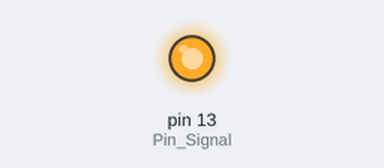
The sketch below on a simulated Arduino Uno, built with avr-gcc and run on an emulated ATmega328P. Shown: output pins drawn as LEDs (lit = HIGH).

Above: at 2.0 s.
At 5.0 s:
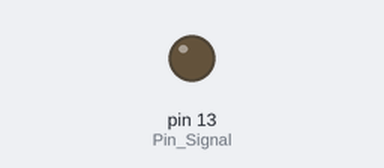
Timing chart, 0 to 7.8 s (numbered marks = the images above):
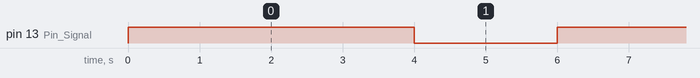

Measured:
- by itself, pin 13 (Pin_Signal): alternates HIGH for 4.0 s and LOW for 2.0 s

The sketch:

KY-034.ino
```cpp
int Pin_Signal = 13;

void setup()
{
  pinMode(Pin_Signal, OUTPUT);
}
void loop()
{
  digitalWrite(Pin_Signal, HIGH);
  delay(4000);
  digitalWrite(Pin_Signal, LOW);
  delay(2000);
}
```
